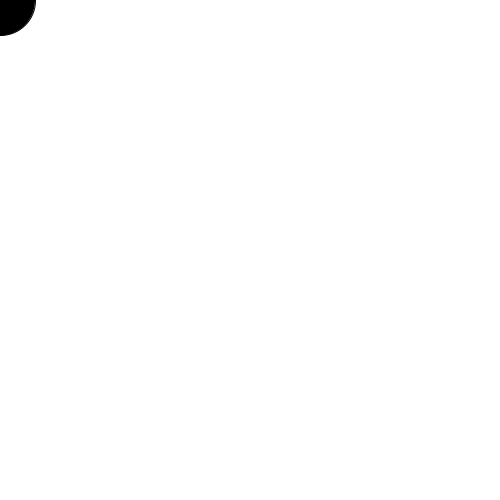
Frame 1 (no input)
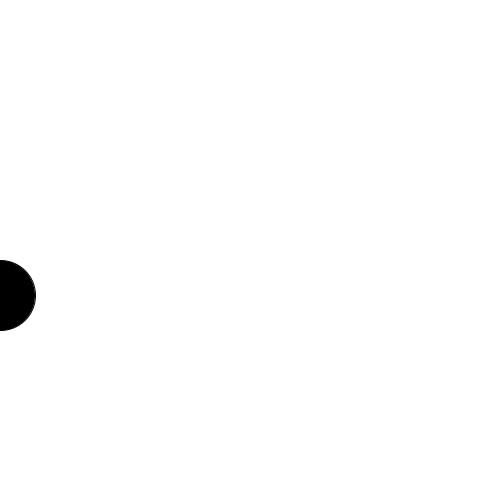
Frame 60 (the mouse pressed at the canvas centre just before this capture)
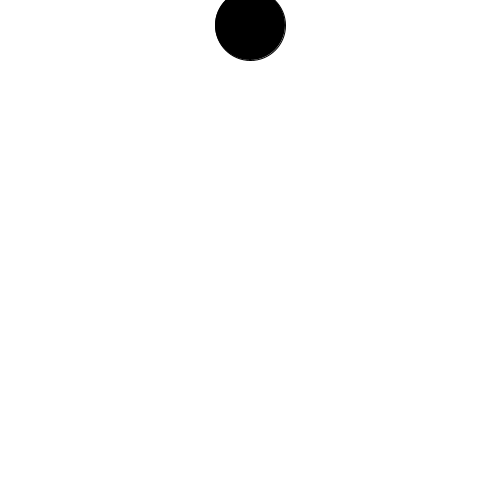
Frame 120 (the mouse held since frame 60 and released just before this capture)

The Processing sketch that drew these frames (run headless with seeded random() and noise(); from frame 60 on, the mouse is pressed at the canvas centre):

// Processing sketch: exercise23_1simpleellipse
// ── exercise23_1simpleellipse.pde
float y = 0.5;

void setup() {
  size (500, 500);
  smooth();
  fill(0);
}

void draw () {
  background(255);
  ellipse(mouseX,y, 70, 70);
y+=5;
  if ( y >= height + 35) {
    y=-35;
  }
}
